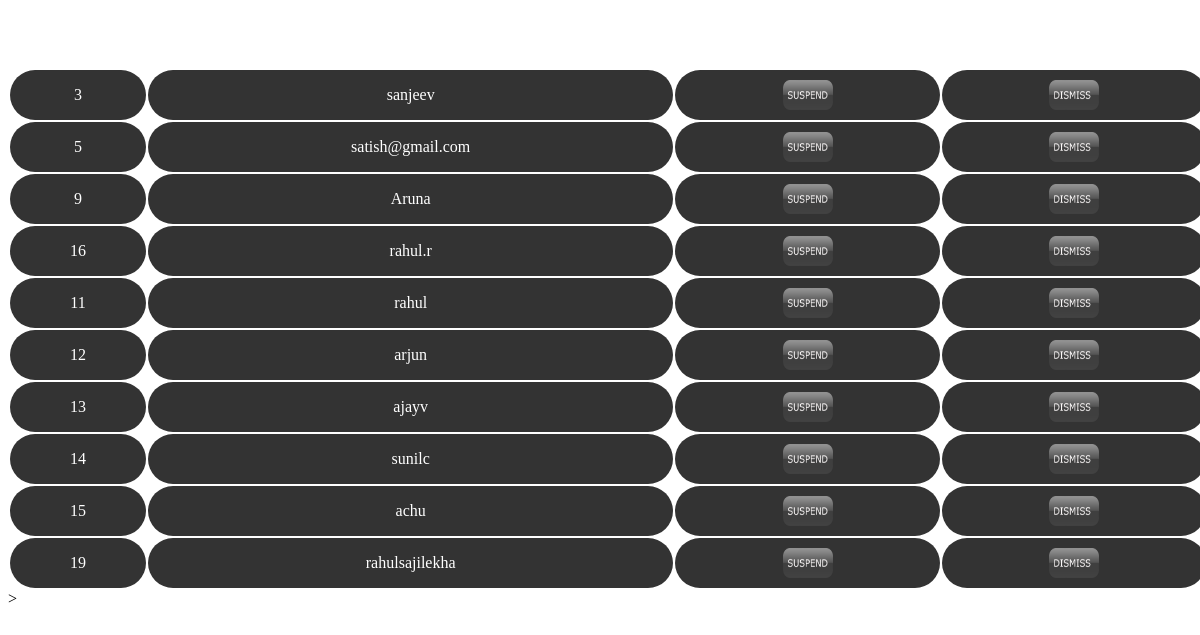
Before: /admin2.php with the older database file.
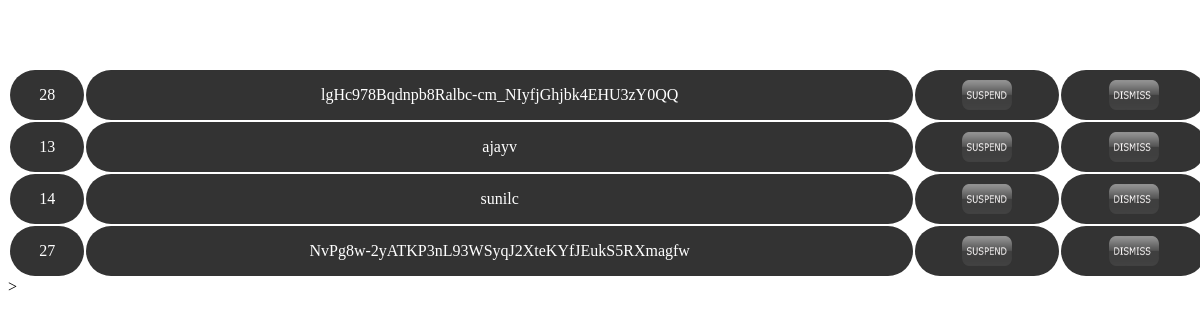
After: the same page with the newer database file.
### tables this page shows
CREATE TABLE IF NOT EXISTS `userinfo` (
  `user_jd` int(11) NOT NULL AUTO_INCREMENT,
  `user_name` varchar(500) NOT NULL,
  `password` varchar(500) NOT NULL,
  `mobile` varchar(200) NOT NULL,
  `email` varchar(300) NOT NULL,
  `gender` varchar(50) NOT NULL,
  `address` varchar(2000) NOT NULL,
  `dob` varchar(500) NOT NULL,
  `image` varchar(1000) NOT NULL,
  `cstatus` int(11) DEFAULT NULL,
  `vstatus` int(11) DEFAULT NULL,
  PRIMARY KEY (`user_jd`),
  UNIQUE KEY `user_name` (`user_name`,`mobile`,`email`),
  KEY `gender` (`gender`,`dob`)
);

### admin2.php (the view, shortened to what this page needs)
<!DOCTYPE html PUBLIC "-//W3C//DTD XHTML 1.0 Transitional//EN" "http://www.w3.org/TR/xhtml1/DTD/xhtml1-transitional.dtd">
<html xmlns="http://www.w3.org/1999/xhtml">
<head>
<link rel="stylesheet" href="style5.css" />
</head>
<body>
<table height="60"></table>
<table width="1430"  style="background-color:rgba(255,255,255,0.5);">
<?php include("connection.php");
$u=@$_GET['u'];
$t=@$_GET['e'];
if($u==2)
{
$sql="delete  from userinfo where user_jd='$t'";
$r=mysql_query($sql);
if(!$r)
{
die('could not update data:'.mysql_error());
}
else
echo "<script>alert('PROFILE DISMISSED');window.location='admin2.php'</script>";
}
else
{
$sql="select * from userinfo where vstatus=1";
$r=mysql_query($sql);
while($n=mysql_fetch_array($r))
{
 echo"<tr font_family='verdana'>
                  <td>$n[0]</td>
				  <td>$n[1]</td>
				  <td><a href='admin2.php?u=1&e=$n[0]'><img src='newimage/22.png' height='30' width='50'></a></td>
				  <td><a href='admin2.php?u=2&e=$n[0]'><img src='newimage/23.png' height='30' width='50'></a></td>
				  </tr>";
}
}
?></table>>
</body>
</html>

Changed rows visible on the page:
removed userinfo: user_jd "3", user_name "sanjeev"
removed userinfo: user_jd "5", user_name "satish@gmail.com"
removed userinfo: user_jd "9", user_name "Aruna"
removed userinfo: user_jd "16", user_name "rahul.r"
removed userinfo: user_jd "11", user_name "rahul"
removed userinfo: user_jd "12", user_name "arjun"
removed userinfo: user_jd "15", user_name "achu"
removed userinfo: user_jd "19", user_name "rahulsajilekha"
added userinfo: user_jd "28", user_name "lgHc978Bqdnpb8Ralbc-cm_NIyfjGhjbk4EHU3zY0QQ"
added userinfo: user_jd "27", user_name "NvPg8w-2yATKP3nL93WSyqJ2XteKYfJEukS5RXmagfw"
